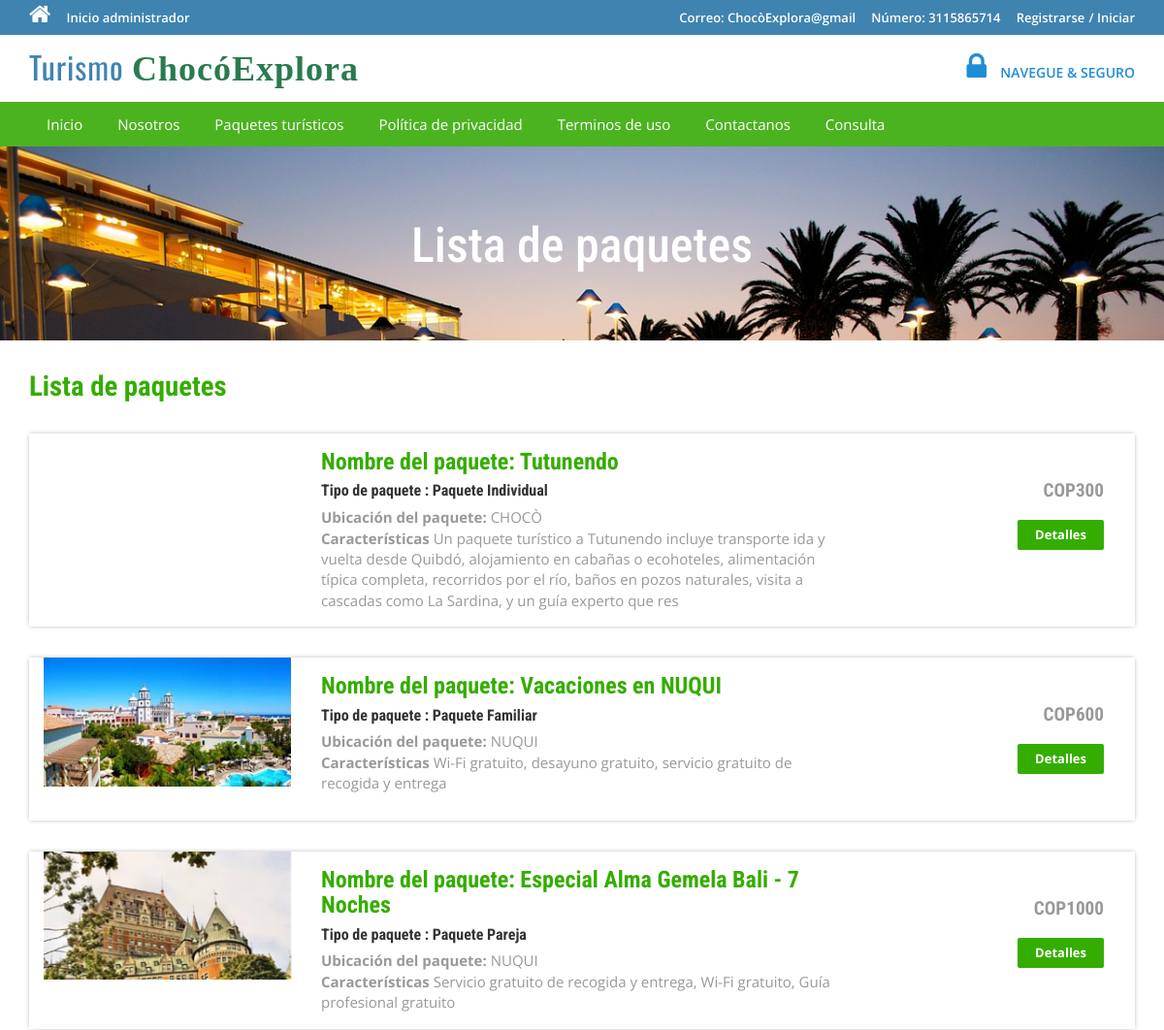
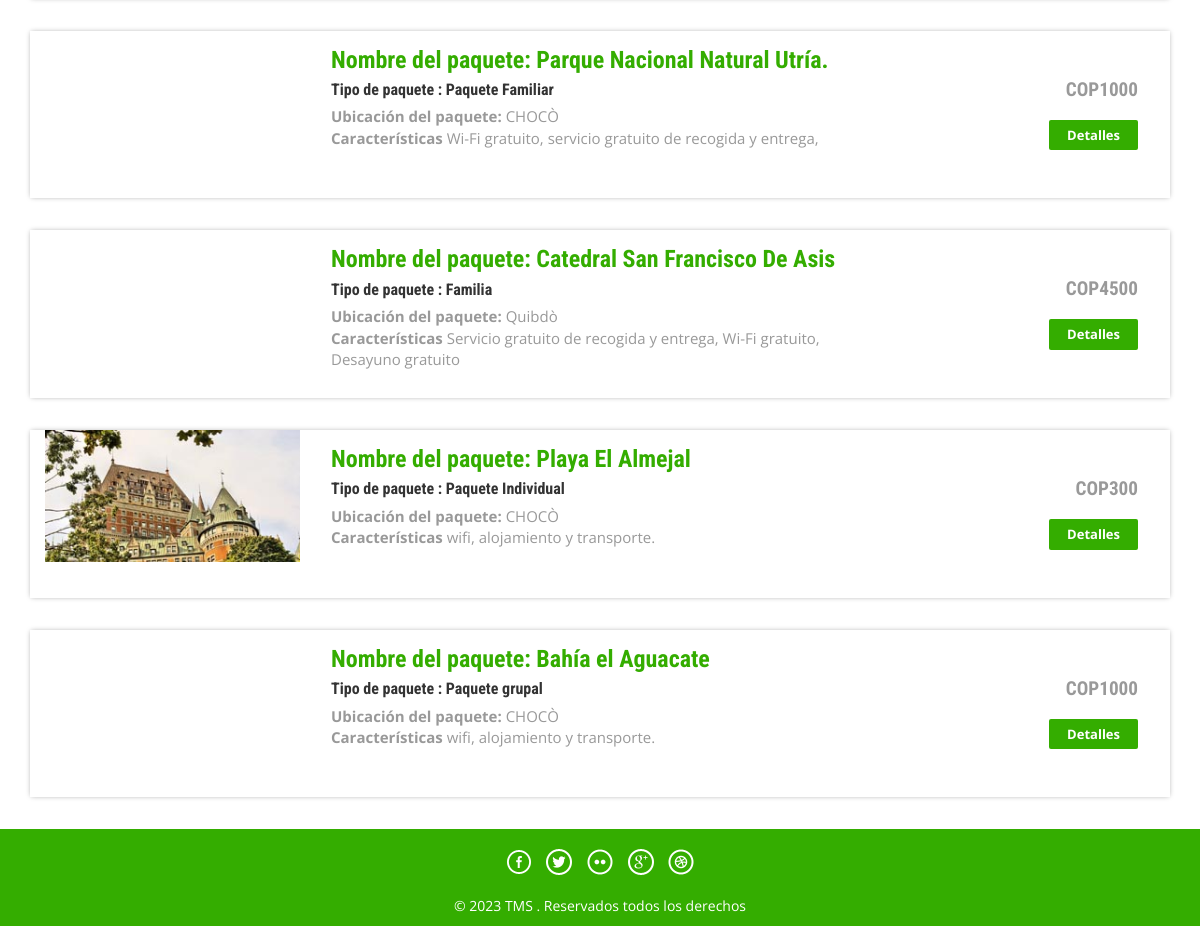
The app's page /package-list.php with its own data (2 pictures, top to bottom).
### tables this page shows
CREATE TABLE `tbltourpackages` (
  `PackageId` int(11) NOT NULL,
  `PackageName` varchar(200) DEFAULT NULL,
  `PackageType` varchar(150) DEFAULT NULL,
  `PackageLocation` varchar(100) DEFAULT NULL,
  `PackagePrice` int(11) DEFAULT NULL,
  `PackageFetures` varchar(255) DEFAULT NULL,
  `PackageDetails` mediumtext DEFAULT NULL,
  `PackageImage` varchar(100) DEFAULT NULL,
  `Creationdate` timestamp NULL DEFAULT current_timestamp(),
  `UpdationDate` timestamp NULL DEFAULT NULL ON UPDATE current_timestamp()
);

### package-list.php (the view, shortened to what this page needs)
<?php
include('includes/config.php');
?>
<!DOCTYPE HTML>
<html>
<head>
<link href="css/bootstrap.css" rel='stylesheet' type='text/css' />
<link href="css/style.css" rel='stylesheet' type='text/css' />
<link href="css/font-awesome.css" rel="stylesheet">
<link href="css/animate.css" rel="stylesheet" type="text/css" media="all">
</head>
<body>
<?php include('includes/header.php');?>
<div class="banner-3">
	<div class="container">
		<h1 class="wow zoomIn animated animated" data-wow-delay=".5s" style="visibility: visible; animation-delay: 0.5s; animation-name: zoomIn;">Lista de paquetes</h1>
	</div>
</div>
<div class="rooms">
	<div class="container">
		<div class="room-bottom">
			<h3>Lista de paquetes</h3>
<?php $sql = "SELECT * from tbltourpackages";
$query = $dbh->prepare($sql);
$query->execute();
$results=$query->fetchAll(PDO::FETCH_OBJ);
if($query->rowCount() > 0)
{
foreach($results as $result)
{	?>
			<div class="rom-btm">
				<div class="col-md-3 room-left wow fadeInLeft animated" data-wow-delay=".5s">
					<img src="admin/pacakgeimages/<?php echo htmlentities($result->PackageImage);?>" class="img-responsive" alt="">
				</div>
				<div class="col-md-6 room-midle wow fadeInUp animated" data-wow-delay=".5s">
					<h4>Nombre del paquete: <?php echo htmlentities($result->PackageName);?></h4>
					<h6>Tipo de paquete : <?php echo htmlentities($result->PackageType);?></h6>
					<p><b>Ubicación del paquete:</b> <?php echo htmlentities($result->PackageLocation);?></p>
					<p><b>Características</b> <?php echo htmlentities($result->PackageFetures);?></p>
				</div>
				<div class="col-md-3 room-right wow fadeInRight animated" data-wow-delay=".5s">
					<h5>COP<?php echo htmlentities($result->PackagePrice);?></h5>
					<a href="package-details.php?pkgid=<?php echo htmlentities($result->PackageId);?>" class="view">Detalles</a>
				</div>
				<div class="clearfix"></div>
			</div>
<?php }} ?>
		</div>
	</div>
</div>
<?php include('includes/footer.php');?>
</body>
</html>

### includes/header.php (shortened to what this page needs)
<?php if($_SESSION['login'])
{?>
<div class="top-header">
	<div class="container">
		<ul class="tp-hd-lft wow fadeInLeft animated" data-wow-delay=".5s">
			<li class="hm"><a href="index.html"><i class="fa fa-home"></i></a></li>
			<li class="prnt"><a href="profile.php">Mi Perfil</a></li>
				<li class="prnt"><a href="change-password.php">Cambiar la contraseña</a></li>
			<li class="prnt"><a href="tour-history.php">Mi historial de viajes</a></li>
			<li class="prnt"><a href="issuetickets.php">Emitir boletos</a></li>
		</ul>
		<ul class="tp-hd-rgt wow fadeInRight animated" data-wow-delay=".5s">
			<li class="tol">Bienvenido :</li>
			<li class="sig"><?php echo htmlentities($_SESSION['login']);?></li>
			<li class="sigi"><a href="logout.php" >/ Salir</a></li>
        </ul>
		<div class="clearfix"></div>
	</div>
</div><?php } else {?>
<div class="top-header">
	<div class="container">
		<ul class="tp-hd-lft wow fadeInLeft animated" data-wow-delay=".5s">
			<li class="hm"><a href="index.php"><i class="fa fa-home"></i></a></li>
				<li class="hm"><a href="admin/index.php">Inicio administrador</a></li>
		</ul>
		<ul class="tp-hd-rgt wow fadeInRight animated" data-wow-delay=".5s">
			<li class="tol">Correo: ChocòExplora@gmail</li>
			<li class="tol">Número: 3115865714</li>
			<li class="sig"><a href="#" data-toggle="modal" data-target="#myModal" >Registrarse</a></li>
			<li class="sigi"><a href="#" data-toggle="modal" data-target="#myModal4" >/ Iniciar</a></li>
        </ul>
		<div class="clearfix"></div>
	</div>
</div>
<?php }?>
<div class="header">
	<div class="container">
		<div class="logo wow fadeInDown animated" data-wow-delay=".5s">
			<a href="index.php">Turismo <span style="font-size: 36px; font-weight: bold; font-family: 'Georgia', serif; color: #2a7b4f;">ChocóExplora</span>
			</a>
		</div>
		<div class="lock fadeInDown animated" data-wow-delay=".5s">
			<li><i class="fa fa-lock"></i></li>
            <li><div class="securetxt">NAVEGUE &amp; SEGURO </div></li>
		</div>
		<div class="clearfix"></div>
	</div>
</div>
<div class="footer-btm wow fadeInLeft animated" data-wow-delay=".5s">
	<div class="container">
	<div class="navigation">
			<nav class="navbar navbar-default">
				<div class="collapse navbar-collapse nav-wil" id="bs-example-navbar-collapse-1">
					<nav class="cl-effect-1">
						<ul class="nav navbar-nav">
							<li><a href="index.php">Inicio</a></li>
							<li><a href="page.php?type=aboutus">Nosotros</a></li>
								<li><a href="package-list.php">Paquetes turísticos</a></li>
								<li><a href="page.php?type=privacy">Política de privacidad</a></li>
								<li><a href="page.php?type=terms">Terminos de uso</a></li>
								<li><a href="page.php?type=contact">Contactanos</a></li>
								<?php if($_SESSION['login'])
{?>
								<li>Necesitas ayuda?<a href="#" data-toggle="modal" data-target="#myModal3"> / Escribenos </a>  </li>
								<?php } else { ?>
								<li><a href="enquiry.php"> Consulta </a>  </li>
								<?php } ?>
								<div class="clearfix"></div>
						</ul>
					</nav>
				</div>
			</nav>
		</div>
	</div>
</div>

### includes/footer.php
<div class="copy-right">
	<div class="container">
		<div class="footer-social-icons wow fadeInDown animated animated" data-wow-delay=".5s" style="visibility: visible; animation-delay: 0.5s; animation-name: fadeInDown;">
			<ul>
				<li><a class="facebook" href="#"><span>Facebook</span></a></li>
				<li><a class="twitter" href="#"><span>Twitter</span></a></li>
				<li><a class="flickr" href="#"><span>Flickr</span></a></li>
				<li><a class="googleplus" href="#"><span>Google+</span></a></li>
				<li><a class="dribbble" href="#"><span>Dribbble</span></a></li>
			</ul>
		</div>
		<p class="wow zoomIn animated animated" data-wow-delay=".5s" style="visibility: visible; animation-delay: 0.5s; animation-name: zoomIn;">© 2023 TMS . Reservados todos los derechos</p>
	</div>
</div>

### css/style.css (style rules this page uses)
html, body { font-size: 100%; background: #fff; font-family: 'Open Sans', sans-serif; }
body a,.grid_1,plan_1,plan_1.one,plan_1.two,i.icon1, i.icon2, i.icon3, i.icon4, i.icon5, i.icon6 { transition:0.5s all; -webkit-transition:0.5s all; -moz-transition:0.5s all; -o-transition:0.5s all; -ms-transition:0.5s all; }
h1,h2,h3,h4,h5,h6 { margin:0; font-family: 'Roboto Condensed', sans-serif; }
p { margin:0; }
ul { margin:0; padding:0; }
.logo a { color: #3F84B1; letter-spacing: 1px; font-size: 2em; font-weight: 400; display: block; text-decoration: none; font-family: 'Oswald', sans-serif; }
.logo span { color:#34ad00; }
i.fa.fa-home { font-size: 24px; }
.top-header { background-color: #3F84B1; border-bottom: 0 none; height: 36px; line-height: 35px; }
ul.tp-hd-lft { float: left; }
ul.tp-hd-lft li { display: inline-block; }
li.hm,li.prnt { margin-right: 12px; }
ul.tp-hd-lft a { font-size: 13px; font-weight: 600; color:#fff; }
ul.tp-hd-rgt { float:right; }
ul.tp-hd-rgt li { display: inline-block; font-size: 13px; font-weight: 600; color:#fff; }
ul.tp-hd-rgt a { font-size: 13px; font-weight: 600; color:#fff; }
li.ned,li.wrt,li.tol { margin-right: 12px; }
.header { background-color: #fff; margin: 0; padding: 10px 0 8px; }
.logo a { display: block; }
.logo { float: left; margin-right: 60px; }
.lock { float: right; margin-top: 7px; }
.securetxt { color: #1f8dd6; line-height: 18px; margin-top: 0px; font-size: 14px; font-weight:600; }
.lock li { display: inline-block; }
i.fa.fa-lock { color:#1f8dd6; font-size: 2em; padding-right: 10px; }
.footer-btm li { display: inline-block; margin: 0 10px; font-size: 14px; color: #fff; }
.footer-btm li a { font-size: 15px; color: #fff; display: inline-block; padding: 5px 8px; }
.footer-btm { background:#4CB320; padding: 0.5em 0; text-align:center; }
.copy-right p { color:#fff; font-size:14px; line-height: 1.8em; }
.copy-right { background:#34ad00; text-align: center; padding: 0.5em 0; }
a.view { padding: 6px 18px; font-weight: 700; color: #fff; background-color: #34ad00; border: 0; font-size: 13px; border-radius: 2px; -webkit-transition: all .2s; -moz-transition: all .2s; transition: all .2s; margin-top: 20px; display: inline-block; }
.banner-3 { background: url(../images/6.jpg)no-repeat; background-size: cover; -webkit-background-size: cover; -o-background-size: cover; -ms-background-size: cover; -moz-background-size: cover; min-height:200px; }
.banner-3 h1 { font-size: 50px; margin-bottom: 40px; padding: 1.5em 0 0; text-align: center; color: #fff; }
.rom-btm { margin-top: 2em; box-shadow: 0px 0px 5px -1px rgba(0, 0, 0, 0.37); }
.room-bottom h3 { font-size: 1.8em; font-weight: 700; color: #34ad00; }
.room-bottom { padding: 2em 0; }
.rom-btm h4 { font-size: 1.5em; font-weight: 700; color: #34ad00; }
.rom-btm p { font-size: 15px; color: #999; }
.rom-btm h6 { font-size: 1em; font-weight: 700; margin: 0.5em 0; }
.room-right { text-align: right; padding: 3em 2em; }
.room-midle { padding: 1em; }
.rom-btm h5 { font-size: 1.2em; font-weight: 700; color: #999; }
.footer-social-icons ul li { display:inline-block; margin:0 0.2em; }
.footer-social-icons ul li a { width:30px; height:30px; background:url('../images/img-sprite.png') no-repeat 0px 0px; display:inline-block; position: relative; }
.footer-social-icons ul li a.facebook { background-position:0px 0px; }
.footer-social-icons ul li a.twitter { background-position:-30px 0px; }
.footer-social-icons ul li a.flickr { background-position:-60px 0px; }
.footer-social-icons ul li a.googleplus { background-position:-90px 0px; }
.footer-social-icons ul li a.dribbble { background-position:-120px 0px; }
.footer-social-icons { margin: 10px 0 10px; }
.navbar-default { background-color: #4CB320 !important; border-color: #4CB320 !important; }
.navbar { min-height: 0px !important; margin-bottom:0px !important; border-radius:0px !important; border: none !important; }
ul.nav.navbar-nav li a { font-size: 15px ; color: #fff; display: inline-block; padding: 5px 8px; }
.navbar-collapse { padding-right: 0px !important; padding-left: 0px !important; }

### records on screen
tbltourpackages: PackageName "Tutunendo", PackageType "Paquete Individual", PackageLocation "CHOCÒ", PackageFetures "Un paquete turístico a Tutunendo incluye transporte ida y vuelta desde Quibdó, alojamiento en cabañas o ecohoteles, alimentación típica completa, recorridos por el río, baños en pozos naturales, visita a cascadas como La Sardina, y un guía experto que res", PackagePrice "300"
tbltourpackages: PackageImage (picture), PackageName "Vacaciones en NUQUI", PackageType "Paquete Familiar", PackageLocation "NUQUI", PackageFetures "Wi-Fi gratuito, desayuno gratuito, servicio gratuito de recogida y entrega", PackagePrice "600"
tbltourpackages: PackageImage (picture), PackageName "Especial Alma Gemela Bali - 7 Noches", PackageType "Paquete Pareja", PackageLocation "NUQUI", PackageFetures "Servicio gratuito de recogida y entrega, Wi-Fi gratuito, Guía profesional gratuito", PackagePrice "1000"
tbltourpackages: PackageName "Parque Nacional Natural Utría.", PackageType "Paquete Familiar", PackageLocation "CHOCÒ", PackageFetures "Wi-Fi gratuito, servicio gratuito de recogida y entrega,", PackagePrice "1000"
tbltourpackages: PackageName "Catedral San Francisco De Asis", PackageType "Familia", PackageLocation "Quibdò", PackageFetures "Servicio gratuito de recogida y entrega, Wi-Fi gratuito, Desayuno gratuito", PackagePrice "4500"
tbltourpackages: PackageImage (picture), PackageName "Playa El Almejal", PackageType "Paquete Individual", PackageLocation "CHOCÒ", PackageFetures "wifi, alojamiento y transporte.", PackagePrice "300"
tbltourpackages: PackageName "Bahía el Aguacate", PackageType "Paquete grupal", PackageLocation "CHOCÒ", PackageFetures "wifi, alojamiento y transporte.", PackagePrice "1000"
